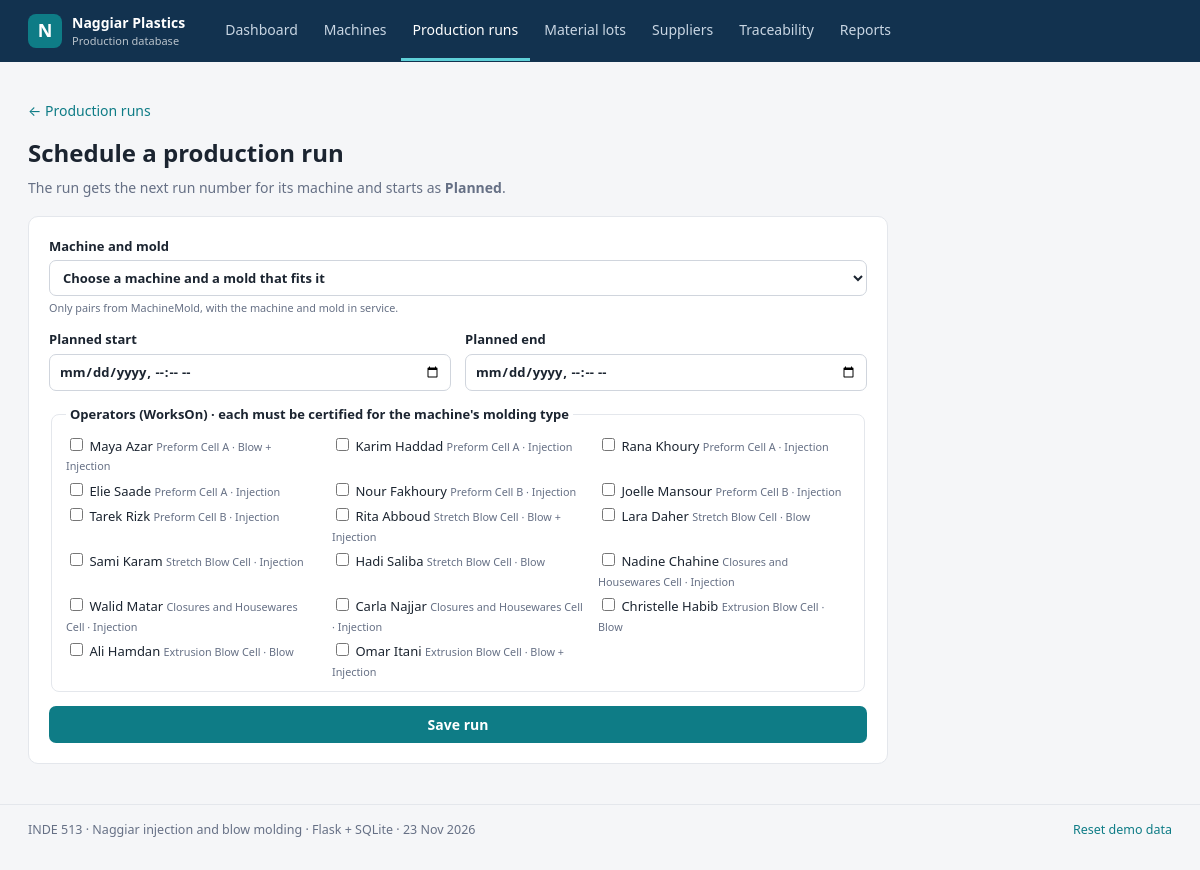
The page /runs/new on the database its author committed.
### tables this page shows
CREATE TABLE Operator (
    operatorId INTEGER PRIMARY KEY,
    firstName VARCHAR(50) NOT NULL,
    lastName VARCHAR(50) NOT NULL,
    operatorStatus VARCHAR(20) NOT NULL DEFAULT 'Active',
    cellId INT NOT NULL,
    FOREIGN KEY (cellId)
        REFERENCES ProductionCell(cellId),
    CHECK (operatorId > 0),
    CHECK (length(firstName) <= 50),
    CHECK (length(lastName) <= 50),
    CHECK (operatorStatus IN ('Active', 'OnLeave', 'Inactive'))
);

### app.py (the view, shortened to what this page needs)
@app.route("/runs/new", methods=["GET", "POST"])
def run_new():
    pairs, operators = run_form_options()
    form = request.form if request.method == "POST" else {}
    chosen_ops = request.form.getlist("operators") if request.method == "POST" else []
    return render_template("run_new.html", pairs=pairs, operators=operators,
                           form=form, chosen_ops=chosen_ops)

### app.py (called while the page is built)
def get_db():
    if "db" not in g:
        g.db = sqlite3.connect(DB_PATH)
        g.db.row_factory = sqlite3.Row
        g.db.execute("PRAGMA foreign_keys = ON")
    return g.db

def query(sql, args=(), one=False):
    rows = get_db().execute(sql, args).fetchall()
    if one:
        return rows[0] if rows else None
    return rows

@app.template_filter("num")
def num(value, decimals=0):
    if value is None or value == "":
        return "-"
    try:
        return f"{float(value):,.{decimals}f}"
    except (TypeError, ValueError):
        return value

@app.context_processor
def inject_globals():
    return {"today": datetime.now().strftime("%d %b %Y")}

### templates/run_new.html (shortened to what this page needs)
{% extends "base.html" %}
{% block content %}
<p><a href="{{ url_for('runs') }}">&larr; Production runs</a></p>
<h1>Schedule a production run</h1>
<p class="lead">The run gets the next run number for its machine and starts as <b>Planned</b>.</p>
<form method="post" class="form">
  <label>Machine and mold
    <select name="pair" required>
      <option value="">Choose a machine and a mold that fits it</option>
    </select>
    <small>Only pairs from MachineMold, with the machine and mold in service.</small>
  </label>
  <div class="row">
    <label>Planned start <input type="datetime-local" name="plannedStart" value="{{ form.get('plannedStart', '') }}" required></label>
    <label>Planned end <input type="datetime-local" name="plannedEnd" value="{{ form.get('plannedEnd', '') }}" required></label>
  </div>
  <fieldset>
    <legend>Operators (WorksOn) &middot; each must be certified for the machine's molding type</legend>
    <div class="ops">
    {% for o in operators %}
      <label class="op"><input type="checkbox" name="operators" value="{{ o.operatorId }}" {{ 'checked' if o.operatorId|string in chosen_ops }}>
        {{ o.firstName }} {{ o.lastName }} <small>{{ o.cellName }} &middot; {{ o.certs or 'no certification' }}</small></label>
    {% endfor %}
    </div>
  </fieldset>
  <button class="btn">Save run</button>
</form>
{% endblock %}

### static/style.css (style rules this page uses)
:root { --ink:#1b2430;--muted:#667085;--line:#e4e7ec;--bg:#f5f6f8;--navy:#12324f;--accent:#0e7c86;--accent-soft:#e2f3f4;--ok:#1f7a3f;--warn:#b54708;--bad:#b42318; }
* { box-sizing:border-box; }
body { margin:0;font:14px/1.5 'Segoe UI',system-ui,-apple-system,Roboto,Arial,sans-serif;color:var(--ink);background:var(--bg); }
a { color:var(--accent);text-decoration:none; }
h1 { font-size:24px;margin:4px 0 6px; }
.lead { color:var(--muted);margin:0 0 18px; }
input,select { font:inherit;padding:7px 9px;border:1px solid #d0d5dd;border-radius:7px;background:#fff;color:var(--ink); }
button,.btn { font:inherit;font-weight:600;background:var(--accent);color:#fff;border:0;border-radius:7px;padding:8px 16px;cursor:pointer;display:inline-block; }
.form { background:#fff;border:1px solid var(--line);border-radius:10px;padding:20px;max-width:860px;display:grid;gap:14px; }
.form label { display:grid;gap:4px;font-weight:600;font-size:13px; }
.form label small { font-weight:400;color:var(--muted); }
.form .row { display:grid;grid-template-columns:1fr 1fr;gap:14px; }
fieldset { border:1px solid var(--line);border-radius:8px;padding:10px 14px; }
legend { font-weight:600;font-size:13px;padding:0 4px; }
.ops { display:grid;grid-template-columns:repeat(auto-fill,minmax(250px,1fr));gap:4px 14px;max-height:300px;overflow:auto; }
.form label.op { display:block;font-weight:400; }

### rows shown on the page
Operator: firstName "Maya", lastName "Azar", cellName "Preform Cell A", certs "Blow + Injection"
Operator: firstName "Karim", lastName "Haddad", cellName "Preform Cell A", certs "Injection"
Operator: firstName "Rana", lastName "Khoury", cellName "Preform Cell A", certs "Injection"
Operator: firstName "Elie", lastName "Saade", cellName "Preform Cell A", certs "Injection"
Operator: firstName "Nour", lastName "Fakhoury", cellName "Preform Cell B", certs "Injection"
Operator: firstName "Joelle", lastName "Mansour", cellName "Preform Cell B", certs "Injection"
Operator: firstName "Tarek", lastName "Rizk", cellName "Preform Cell B", certs "Injection"
Operator: firstName "Rita", lastName "Abboud", cellName "Stretch Blow Cell", certs "Blow + Injection"
Operator: firstName "Lara", lastName "Daher", cellName "Stretch Blow Cell", certs "Blow"
Operator: firstName "Sami", lastName "Karam", cellName "Stretch Blow Cell", certs "Injection"
Operator: firstName "Hadi", lastName "Saliba", cellName "Stretch Blow Cell", certs "Blow"
Operator: firstName "Nadine", lastName "Chahine", cellName "Closures and Housewares Cell", certs "Injection"
Operator: firstName "Walid", lastName "Matar", cellName "Closures and Housewares Cell", certs "Injection"
Operator: firstName "Carla", lastName "Najjar", cellName "Closures and Housewares Cell", certs "Injection"
Operator: firstName "Christelle", lastName "Habib", cellName "Extrusion Blow Cell", certs "Blow"
Operator: firstName "Ali", lastName "Hamdan", cellName "Extrusion Blow Cell", certs "Blow"
Operator: firstName "Omar", lastName "Itani", cellName "Extrusion Blow Cell", certs "Blow + Injection"
